Frame 1 (no input): blank canvas, image omitted
Frame 60 (the mouse pressed at the canvas centre just before this capture): blank canvas, image omitted
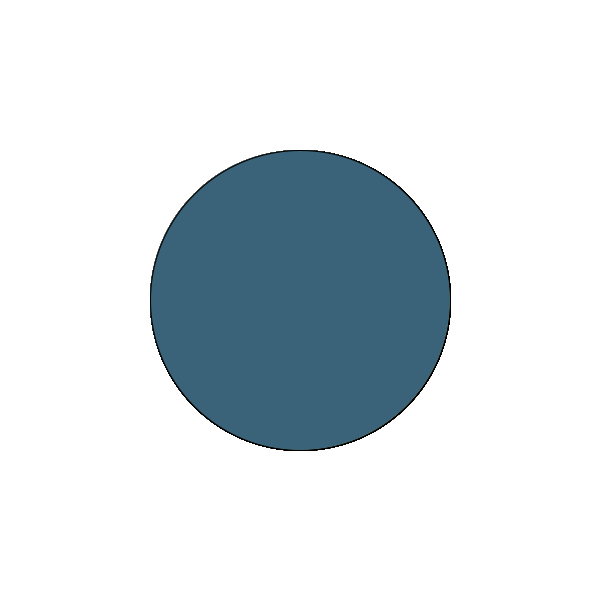
Frame 120 (the mouse held since frame 60 and released just before this capture)

The Processing sketch whose frames 1 and 60 were blank and that drew this single picture after the mouse press (run headless with seeded random() and noise(); from frame 60 on, the mouse is pressed at the canvas centre):

// Processing sketch: processing_62222
// ── processing_62222.pde

void setup()
{
  size(600, 600);
  background(255, 255, 255);
  smooth();
  frameRate(60);
}

void draw()
{


  fill(random(255),random(255),random(255));
  ellipse(height/2, height/2, mouseX, mouseY);
} 
